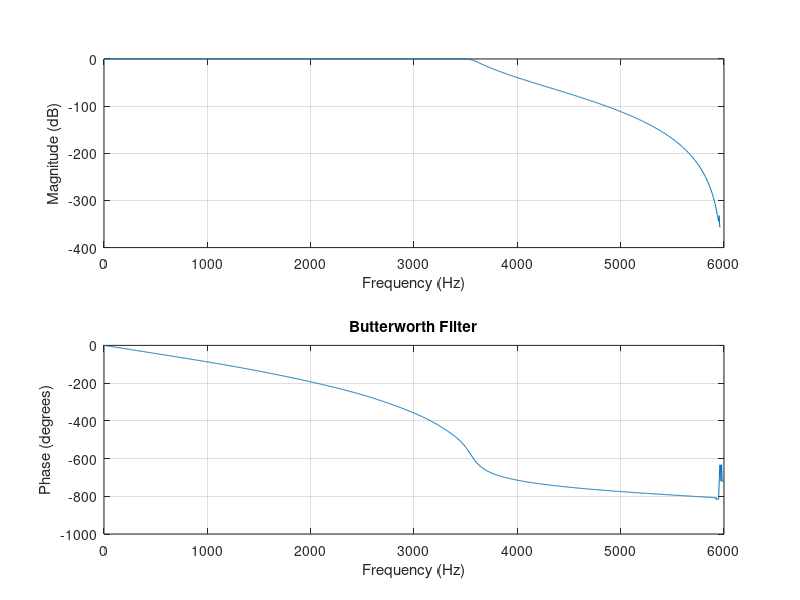
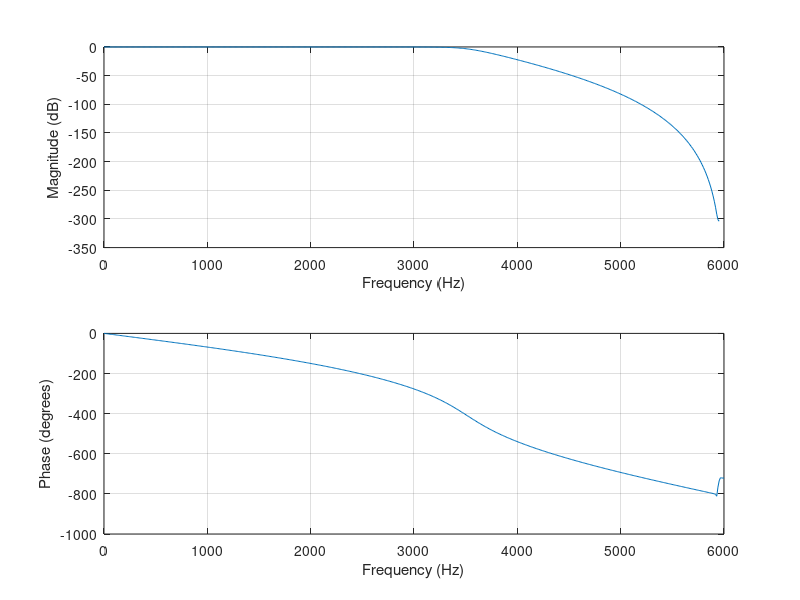

The MATLAB source for these figures, in order:
%   Author: Luke Canny 19339166
%   Date:   16/11/22
%   Description: This script generates the required plots for Part A of
%   Assignment 2 EE445 (Digital Signal Processing)
%

% Declaring inital variables
fsamp           = 12000;    % Sampling Frequency
fcut            = 3500;     % Cut-off Frequency
transitionBW    = 400;      % Transition Bandwidth
Astop           = 30;       % Stop band attenuation
dPass           = 0.1;      % Passband Ripple

% Applying cheb1ord function
Wp = fcut/(fsamp/2);
Ws = (fcut+transitionBW)/(fsamp/2);
Rp = dPass;
Rs = Astop;
[n,Wp] = cheb1ord(Wp,Ws,Rp,Rs);

% Applying cheby1 function
[b,a] = cheby1(n, Rp, Wp);

% Plotting Chebyshev type 1 filter magnitude and phase response
title("Chebyshev Type 1 Filter")
freqz(b,a,1024,fsamp)

% Applying butter function
[b1,a1] = butter(n, fcut/(fsamp/2));

% Plotting butterworth filter magnitude and phase response
title("Butterworth Filter");
figure
freqz(b1,a1,[],fsamp)